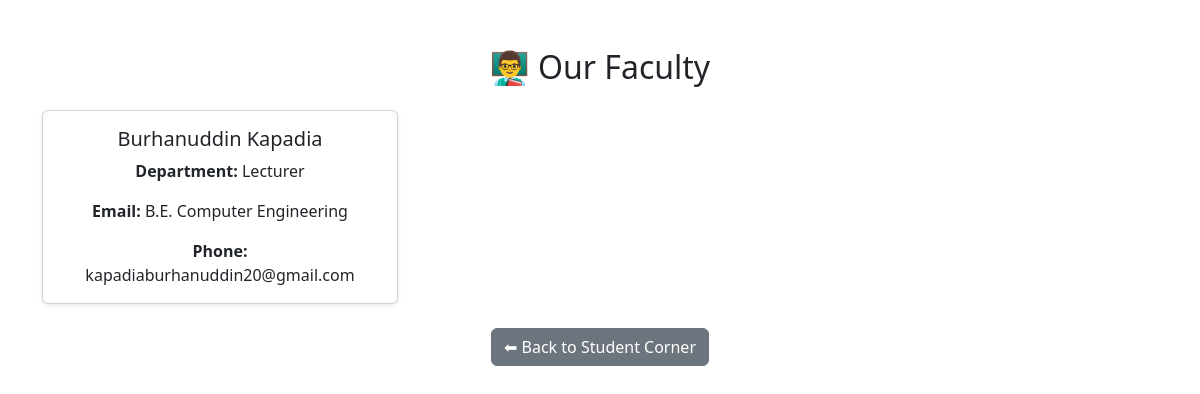
The app's page /view-faculty with its own data.
### tables this page shows
CREATE TABLE "faculty" (
	"id"	INTEGER NOT NULL,
	"name"	VARCHAR(100),
	"designation"	VARCHAR(100),
	"qualification"	VARCHAR(100),
	"email"	VARCHAR(100),
	"photo"	VARCHAR(200),
	"department_name"	TEXT, mobile_number TEXT, expertise TEXT, subjects_taught TEXT, experience TEXT, research_interests TEXT, publications TEXT, awards TEXT, workshops TEXT, certifications TEXT, additional_roles TEXT,
	PRIMARY KEY("id"),
	FOREIGN KEY("department_name") REFERENCES "departments"("id")
);

### app.py (the view)
@app.route('/view-faculty')
def view_faculty():
    conn = sqlite3.connect(os.path.join(app.instance_path, 'gpd_site.db'))
    cursor = conn.cursor()
    cursor.execute("SELECT * FROM faculty ORDER BY department_name")
    faculty = cursor.fetchall()
    conn.close()
    return render_template('view_faculty.html', faculty=faculty)

### templates/view_faculty.html
{% extends "base.html" %}
{% block content %}
<div class="container my-5">
    <h2 class="text-center mb-4">👨‍🏫 Our Faculty</h2>
    <div class="row g-4">
        {% for f in faculty %}
        <div class="col-md-4">
            <div class="card h-100 text-center shadow-sm">
                <div class="card-body">
                    <h5 class="card-title">{{ f[1] }}</h5>
                    <p class="card-text"><strong>Department:</strong> {{ f[2] }}</p>
                    <p class="card-text"><strong>Email:</strong> {{ f[3] }}</p>
                    <p class="card-text"><strong>Phone:</strong> {{ f[4] }}</p>
                </div>
            </div>
        </div>
        {% endfor %}
    </div>
    <div class="text-center mt-4">
        <a href="{{ url_for('student_corner') }}" class="btn btn-secondary">⬅ Back to Student Corner</a>
    </div>
</div>
{% endblock %}

### static/css/style.css (style rules this page uses)
body { font-family: 'Segoe UI', Tahoma, Geneva, Verdana, sans-serif; }

### records on screen
faculty: name "Burhanuddin Kapadia", designation "Lecturer", qualification "B.E. Computer Engineering", email "kapadiaburhanuddin20@gmail.com"
